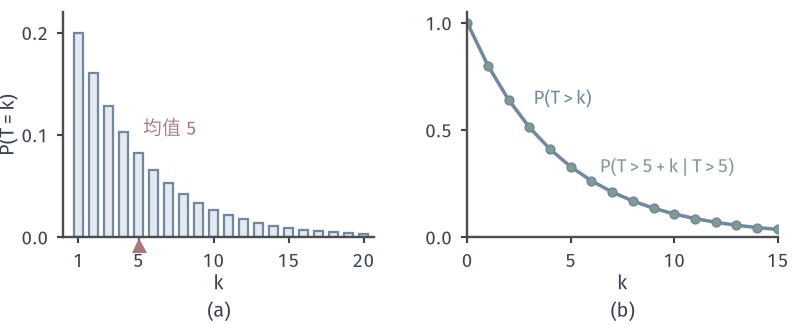

Generate this figure with Python:
"""Geom(0.2): (a) mass function; (b) tail P(T>k) and the conditional tail after m=5 failures."""
from pathlib import Path
import sys
sys.path.insert(0, str(Path(__file__).resolve().parent.parent/"cdist-common"))
from cdist_fig import *

p, m = .2, 5
fig, axes = figure(width_mm=112, height_mm=46, ncols=2)
panel(fig, left=.08, bottom=.27, wspace=.3)
ax = axes[0]; style(ax)
k = np.arange(1, 21)
bars(ax, k, p*(1-p)**(k-1), width=.6)
ax.plot([1/p], [-.008], marker='^', ms=6, color=RED, mew=0, clip_on=False, zorder=6)
lab(ax, 1/p+.3, .1, '均值 5', RED)
ax.set_xlim(0, 20.7); ax.set_ylim(0, .22); ax.set_xticks([1, 5, 10, 15, 20]); ax.set_yticks([0, .1, .2])
ax.set_xlabel('$k$', labelpad=1); ax.set_ylabel('$P(T=k)$', labelpad=1)
ax = axes[1]; style(ax)
kk = np.arange(0, 16)
G = (1-p)**kk
ax.plot(kk, G, color=BLUE, lw=1.4, marker='o', ms=3.2, mfc='white', mec=BLUE, mew=.9)
Gc = (1-p)**(m+kk)/(1-p)**m
ax.plot(kk, Gc, ls='none', marker='o', ms=1.8, color=GREEN)
lab(ax, 3.2, .62, r'$P(T>k)$', BLUE); lab(ax, 6.4, .3, r'$P(T>5+k\mid T>5)$', GREEN)
ax.set_xlim(0, 15); ax.set_ylim(0, 1.05); ax.set_xticks([0, 5, 10, 15]); ax.set_yticks([0, .5, 1])
ax.set_xlabel('$k$', labelpad=1)
tags(fig, axes)
save(fig, here(__file__), 'figure', {'P(T>5)': (1-p)**5, 'mean': 1/p, 'var': (1-p)/p**2})
